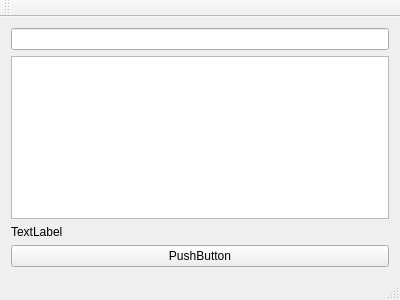
<?xml version="1.0" encoding="UTF-8"?>
<ui version="4.0">
 <class>MainWindow</class>
 <widget class="QMainWindow" name="MainWindow">
  <property name="geometry">
   <rect>
    <x>0</x>
    <y>0</y>
    <width>400</width>
    <height>300</height>
   </rect>
  </property>
  <property name="windowTitle">
   <string>MainWindow</string>
  </property>
  <widget class="QWidget" name="centralWidget">
   <layout class="QVBoxLayout" name="verticalLayout">
    <item>
     <widget class="QLineEdit" name="lineEdit"/>
    </item>
    <item>
     <widget class="QTextEdit" name="textEdit">
      <property name="styleSheet">
       <string notr="true"/>
      </property>
      <property name="html">
       <string>&lt;!DOCTYPE HTML PUBLIC &quot;-//W3C//DTD HTML 4.0//EN&quot; &quot;http://www.w3.org/TR/REC-html40/strict.dtd&quot;&gt;
&lt;html&gt;&lt;head&gt;&lt;meta name=&quot;qrichtext&quot; content=&quot;1&quot; /&gt;&lt;style type=&quot;text/css&quot;&gt;
p, li { white-space: pre-wrap; }
&lt;/style&gt;&lt;/head&gt;&lt;body style=&quot; font-family:'MS Shell Dlg 2'; font-size:8.25pt; font-weight:400; font-style:normal;&quot;&gt;
&lt;p style=&quot;-qt-paragraph-type:empty; margin-top:0px; margin-bottom:0px; margin-left:0px; margin-right:0px; -qt-block-indent:0; text-indent:0px; font-size:8pt;&quot;&gt;&lt;br /&gt;&lt;/p&gt;&lt;/body&gt;&lt;/html&gt;</string>
      </property>
     </widget>
    </item>
    <item>
     <widget class="QLabel" name="label">
      <property name="text">
       <string>TextLabel</string>
      </property>
     </widget>
    </item>
    <item>
     <widget class="QPushButton" name="pushButton">
      <property name="text">
       <string>PushButton</string>
      </property>
     </widget>
    </item>
   </layout>
  </widget>
  <widget class="QMenuBar" name="menuBar">
   <property name="geometry">
    <rect>
     <x>0</x>
     <y>0</y>
     <width>400</width>
     <height>21</height>
    </rect>
   </property>
  </widget>
  <widget class="QToolBar" name="mainToolBar">
   <attribute name="toolBarArea">
    <enum>TopToolBarArea</enum>
   </attribute>
   <attribute name="toolBarBreak">
    <bool>false</bool>
   </attribute>
  </widget>
  <widget class="QStatusBar" name="statusBar"/>
 </widget>
 <layoutdefault spacing="6" margin="11"/>
 <resources/>
 <connections/>
</ui>
